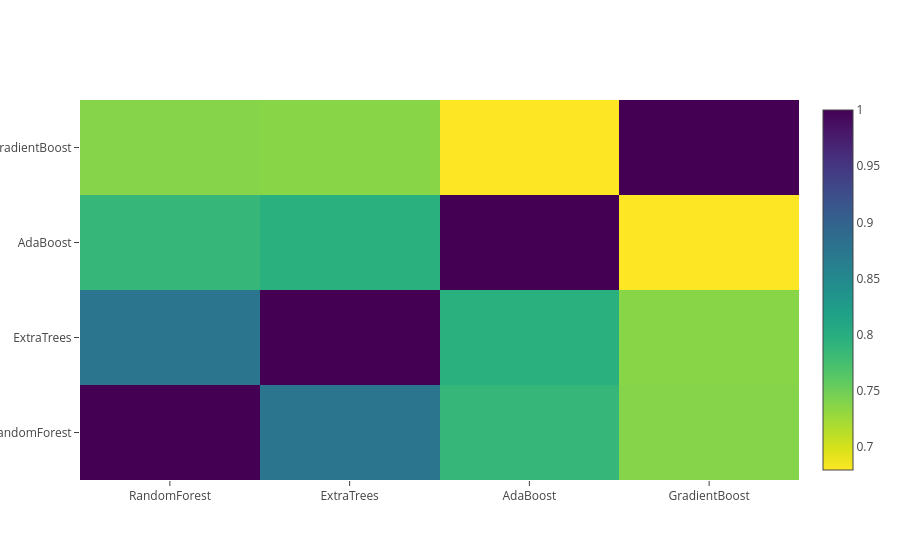

Notebook source saved alongside this figure:
### Markdown cell above
**Correlation Heatmap of the Second Level Training set**

### Code cell
data = [
    go.Heatmap(
        z= base_predictions_train.astype(float).corr().values ,
        x=base_predictions_train.columns.values,
        y= base_predictions_train.columns.values,
          colorscale='Viridis',
            showscale=True,
            reversescale = True
    )
]
py.iplot(data, filename='labelled-heatmap')

### Figure 1 — Plotly figure (JSON) as saved in the notebook; plotly's stock layout.template omitted (floating-point values rounded to 4 significant figures)
{"data": [{"type": "heatmap", "z": [[1, 0.876, 0.7869, 0.7374], [0.876, 1, 0.7974, 0.7361], [0.7869, 0.7974, 1, 0.6796], [0.7374, 0.7361, 0.6796, 1]], "x": ["RandomForest", "ExtraTrees", "AdaBoost", "GradientBoost"], "y": ["RandomForest", "ExtraTrees", "AdaBoost", "GradientBoost"], "colorscale": "Viridis", "showscale": true, "reversescale": true}], "layout": {}}
